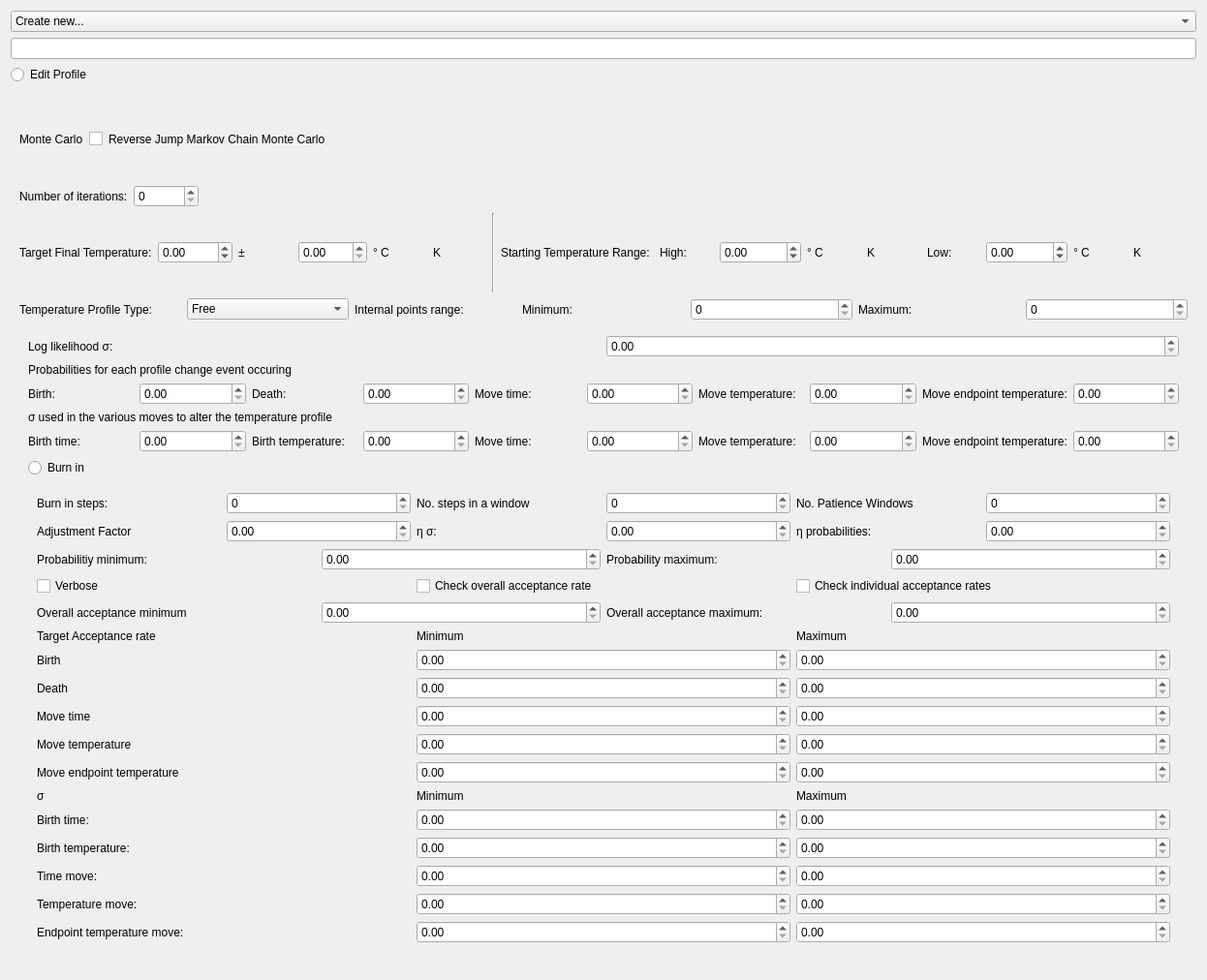
  <widget class="QWidget" name="chron_info">
   <property name="geometry">
    <rect>
     <x>0</x>
     <y>0</y>
     <width>1246</width>
     <height>1012</height>
    </rect>
   </property>
   <attribute name="label">
    <string>Chronology Profile</string>
   </attribute>
   <layout class="QVBoxLayout" name="verticalLayout_5">
    <item>
     <widget class="QComboBox" name="chronBox">
      <item>
       <property name="text">
        <string>Create new...</string>
       </property>
      </item>
     </widget>
    </item>
    <item>
     <widget class="QLineEdit" name="chronName"/>
    </item>
    <item>
     <widget class="QRadioButton" name="chronEditButton">
      <property name="text">
       <string>Edit Profile</string>
      </property>
      <property name="autoExclusive">
       <bool>false</bool>
      </property>
     </widget>
    </item>
    <item>
     <widget class="QWidget" name="chronWidget" native="true">
      <layout class="QVBoxLayout" name="verticalLayout_12">
       <item>
        <layout class="QHBoxLayout" name="horizontalLayout_7">
         <item>
          <widget class="QLabel" name="label_51">
           <property name="text">
            <string>Monte Carlo</string>
           </property>
          </widget>
         </item>
         <item>
          <widget class="QCheckBox" name="method">
           <property name="text">
            <string/>
           </property>
          </widget>
         </item>
         <item>
          <widget class="QLabel" name="label_52">
           <property name="text">
            <string>Reverse Jump Markov Chain Monte Carlo</string>
           </property>
          </widget>
         </item>
         <item>
          <spacer name="horizontalSpacer_19">
           <property name="orientation">
            <enum>Qt::Orientation::Horizontal</enum>
           </property>
           <property name="sizeHint" stdset="0">
            <size>
             <width>40</width>
             <height>20</height>
            </size>
           </property>
          </spacer>
         </item>
        </layout>
       </item>
       <item>
        <layout class="QHBoxLayout" name="horizontalLayout_25">
         <item>
          <widget class="QLabel" name="label_53">
           <property name="text">
            <string>Number of iterations:</string>
           </property>
          </widget>
         </item>
         <item>
          <widget class="QSpinBox" name="chronIterations">
           <property name="maximum">
            <number>1000000</number>
           </property>
          </widget>
         </item>
         <item>
          <spacer name="horizontalSpacer_20">
           <property name="orientation">
            <enum>Qt::Orientation::Horizontal</enum>
           </property>
           <property name="sizeHint" stdset="0">
            <size>
             <width>40</width>
             <height>20</height>
            </size>
           </property>
          </spacer>
         </item>
        </layout>
       </item>
       <item>
        <layout class="QHBoxLayout" name="horizontalLayout_20">
         <item>
          <widget class="QLabel" name="label_55">
           <property name="text">
            <string>Target Final Temperature:</string>
           </property>
          </widget>
         </item>
         <item>
          <widget class="QDoubleSpinBox" name="T_Target">
           <property name="minimum">
            <double>-274.000000000000000</double>
           </property>
           <property name="maximum">
            <double>10000.000000000000000</double>
           </property>
          </widget>
         </item>
         <item>
          <widget class="QLabel" name="label_58">
           <property name="text">
            <string>±</string>
           </property>
          </widget>
         </item>
         <item>
          <widget class="QDoubleSpinBox" name="T_tolerance">
           <property name="maximum">
            <double>1000.000000000000000</double>
           </property>
          </widget>
         </item>
         <item>
          <widget class="QLabel" name="chronDegree">
           <property name="text">
            <string>° C</string>
           </property>
          </widget>
         </item>
         <item>
          <widget class="QLabel" name="chronKelvin">
           <property name="text">
            <string>K</string>
           </property>
          </widget>
         </item>
         <item>
          <widget class="Line" name="line_19">
           <property name="orientation">
            <enum>Qt::Orientation::Vertical</enum>
           </property>
          </widget>
         </item>
         <item>
          <widget class="QLabel" name="label_56">
           <property name="text">
            <string>Starting Temperature Range: </string>
           </property>
          </widget>
         </item>
         <item>
          <widget class="QLabel" name="label_57">
           <property name="text">
            <string>High:</string>
           </property>
          </widget>
         </item>
         <item>
          <widget class="QDoubleSpinBox" name="T0_hi">
           <property name="minimum">
            <double>-274.000000000000000</double>
           </property>
           <property name="maximum">
            <double>100000.000000000000000</double>
           </property>
          </widget>
         </item>
         <item>
          <widget class="QLabel" name="chronDegree1">
           <property name="text">
            <string>° C</string>
           </property>
          </widget>
         </item>
         <item>
          <widget class="QLabel" name="chronKelvin1">
           <property name="text">
            <string>K</string>
           </property>
          </widget>
         </item>
         <item>
          <widget class="QLabel" name="label_54">
           <property name="text">
            <string>Low:</string>
           </property>
          </widget>
         </item>
         <item>
          <widget class="QDoubleSpinBox" name="T0_lo">
           <property name="minimum">
            <double>-274.000000000000000</double>
           </property>
           <property name="maximum">
            <double>10000000.000000000000000</double>
           </property>
          </widget>
         </item>
         <item>
          <widget class="QLabel" name="chronDegree2">
           <property name="text">
            <string>° C</string>
           </property>
          </widget>
         </item>
         <item>
          <widget class="QLabel" name="chronKelvin2">
           <property name="text">
            <string>K</string>
           </property>
          </widget>
         </item>
        </layout>
       </item>
       <item>
        <layout class="QHBoxLayout" name="horizontalLayout_26">
         <item>
          <widget class="QLabel" name="label_59">
           <property name="text">
            <string>Temperature Profile Type:</string>
           </property>
          </widget>
         </item>
         <item>
          <widget class="QComboBox" name="monotonic">
           <item>
            <property name="text">
             <string>Free</string>
            </property>
           </item>
           <item>
            <property name="text">
             <string>Increasing</string>
            </property>
           </item>
           <item>
            <property name="text">
             <string>Decreasing</string>
            </property>
           </item>
          </widget>
         </item>
         <item>
          <widget class="QLabel" name="label_60">
           <property name="text">
            <string>Internal points range:</string>
           </property>
          </widget>
         </item>
         <item>
          <widget class="QLabel" name="label_61">
           <property name="text">
            <string>Minimum:</string>
           </property>
          </widget>
         </item>
         <item>
          <widget class="QSpinBox" name="min_internal">
           <property name="maximum">
            <number>1000000</number>
           </property>
          </widget>
         </item>
         <item>
          <widget class="QLabel" name="label_62">
           <property name="text">
            <string>Maximum:</string>
           </property>
          </widget>
         </item>
         <item>
          <widget class="QSpinBox" name="max_internal">
           <property name="maximum">
            <number>10000000</number>
           </property>
          </widget>
         </item>
        </layout>
       </item>
       <item>
        <widget class="QWidget" name="RJMCMCwidget" native="true">
         <layout class="QVBoxLayout" name="verticalLayout_13">
          <item>
           <layout class="QHBoxLayout" name="horizontalLayout_27">
            <item>
             <widget class="QLabel" name="label_63">
              <property name="text">
               <string>Log likelihood σ: </string>
              </property>
             </widget>
            </item>
            <item>
             <widget class="QDoubleSpinBox" name="logLikeSigma"/>
            </item>
           </layout>
          </item>
          <item>
           <widget class="QLabel" name="label_69">
            <property name="text">
             <string>Probabilities for each profile change event occuring</string>
            </property>
           </widget>
          </item>
          <item>
           <layout class="QHBoxLayout" name="horizontalLayout_28">
            <item>
             <widget class="QLabel" name="label_64">
              <property name="text">
               <string>Birth:</string>
              </property>
             </widget>
            </item>
            <item>
             <widget class="QDoubleSpinBox" name="p_birth">
              <property name="maximum">
               <double>1.000000000000000</double>
              </property>
             </widget>
            </item>
            <item>
             <widget class="QLabel" name="label_65">
              <property name="text">
               <string>Death:</string>
              </property>
             </widget>
            </item>
            <item>
             <widget class="QDoubleSpinBox" name="p_death">
              <property name="maximum">
               <double>1.000000000000000</double>
              </property>
             </widget>
            </item>
            <item>
             <widget class="QLabel" name="label_66">
              <property name="text">
               <string>Move time:</string>
              </property>
             </widget>
            </item>
            <item>
             <widget class="QDoubleSpinBox" name="p_move_times">
              <property name="maximum">
               <double>1.000000000000000</double>
              </property>
             </widget>
            </item>
            <item>
             <widget class="QLabel" name="label_67">
              <property name="text">
               <string>Move temperature:</string>
              </property>
             </widget>
            </item>
            <item>
             <widget class="QDoubleSpinBox" name="p_move_temp">
              <property name="maximum">
               <double>1.000000000000000</double>
              </property>
             </widget>
            </item>
            <item>
             <widget class="QLabel" name="label_68">
              <property name="text">
               <string>Move endpoint temperature:</string>
              </property>
             </widget>
            </item>
            <item>
             <widget class="QDoubleSpinBox" name="p_move_endpoints">
              <property name="maximum">
               <double>1.000000000000000</double>
              </property>
             </widget>
            </item>
           </layout>
          </item>
          <item>
           <widget class="QLabel" name="label_70">
            <property name="text">
             <string>σ used in the various moves to alter the temperature profile</string>
            </property>
           </widget>
          </item>
          <item>
           <layout class="QHBoxLayout" name="horizontalLayout_30">
            <item>
             <widget class="QLabel" name="label_71">
              <property name="text">
               <string>Birth time:</string>
              </property>
             </widget>
            </item>
            <item>
             <widget class="QDoubleSpinBox" name="sigma_birth"/>
            </item>
            <item>
             <widget class="QLabel" name="label_72">
              <property name="text">
               <string>Birth temperature:</string>
              </property>
             </widget>
            </item>
            <item>
             <widget class="QDoubleSpinBox" name="sigma_t_birth"/>
            </item>
            <item>
             <widget class="QLabel" name="label_73">
              <property name="text">
               <string>Move time:</string>
              </property>
             </widget>
            </item>
            <item>
             <widget class="QDoubleSpinBox" name="sigma_time_frac"/>
            </item>
            <item>
             <widget class="QLabel" name="label_74">
              <property name="text">
               <string>Move temperature:</string>
              </property>
             </widget>
            </item>
            <item>
             <widget class="QDoubleSpinBox" name="sigma_temp"/>
            </item>
            <item>
             <widget class="QLabel" name="label_75">
              <property name="text">
               <string>Move endpoint temperature:</string>
              </property>
             </widget>
            </item>
            <item>
             <widget class="QDoubleSpinBox" name="sigma_endpoints"/>
            </item>
           </layout>
          </item>
          <item>
           <widget class="QRadioButton" name="burn_in">
            <property name="text">
             <string>Burn in</string>
            </property>
           </widget>
          </item>
          <item>
           <widget class="QWidget" name="BurnInWidget" native="true">
            <layout class="QVBoxLayout" name="verticalLayout_14">
             <item>
              <layout class="QVBoxLayout" name="verticalLayout">
               <item>
                <layout class="QHBoxLayout" name="horizontalLayout_31">
                 <item>
                  <widget class="QLabel" name="label_77">
                   <property name="text">
                    <string>Burn in steps:</string>
                   </property>
                  </widget>
                 </item>
                 <item>
                  <widget class="QSpinBox" name="max_steps">
                   <property name="maximum">
                    <number>1000000000</number>
                   </property>
                  </widget>
                 </item>
                 <item>
                  <widget class="QLabel" name="label_76">
                   <property name="text">
                    <string>No. steps in a window </string>
                   </property>
                  </widget>
                 </item>
                 <item>
                  <widget class="QSpinBox" name="window">
                   <property name="maximum">
                    <number>100000</number>
                   </property>
                  </widget>
                 </item>
                 <item>
                  <widget class="QLabel" name="label_78">
                   <property name="text">
                    <string>No. Patience Windows</string>
                   </property>
                  </widget>
                 </item>
                 <item>
                  <widget class="QSpinBox" name="patience_windows">
                   <property name="maximum">
                    <number>100</number>
                   </property>
                  </widget>
                 </item>
                </layout>
               </item>
               <item>
                <layout class="QHBoxLayout" name="horizontalLayout_33">
                 <item>
                  <widget class="QLabel" name="label_79">
                   <property name="text">
                    <string>Adjustment Factor</string>
                   </property>
                  </widget>
                 </item>
                 <item>
                  <widget class="QDoubleSpinBox" name="adjustment_factor"/>
                 </item>
                 <item>
                  <widget class="QLabel" name="label_80">
                   <property name="text">
                    <string>η σ:</string>
                   </property>
                  </widget>
                 </item>
                 <item>
                  <widget class="QDoubleSpinBox" name="eta_sigma"/>
                 </item>
                 <item>
                  <widget class="QLabel" name="label_81">
                   <property name="text">
                    <string>η probabilities:</string>
                   </property>
                  </widget>
                 </item>
                 <item>
                  <widget class="QDoubleSpinBox" name="eta_prob">
                   <property name="maximum">
                    <double>1.000000000000000</double>
                   </property>
                  </widget>
                 </item>
                </layout>
               </item>
               <item>
                <layout class="QHBoxLayout" name="horizontalLayout_37">
                 <item>
                  <widget class="QLabel" name="label_82">
                   <property name="text">
                    <string>Probabilitiy minimum:</string>
                   </property>
                  </widget>
                 </item>
                 <item>
                  <widget class="QDoubleSpinBox" name="movePMin"/>
                 </item>
                 <item>
                  <widget class="QLabel" name="label_83">
                   <property name="text">
                    <string>Probability maximum:</string>
                   </property>
                  </widget>
                 </item>
                 <item>
                  <widget class="QDoubleSpinBox" name="moveP_max">
                   <property name="maximum">
                    <double>1.000000000000000</double>
                   </property>
                  </widget>
                 </item>
                </layout>
               </item>
               <item>
                <layout class="QHBoxLayout" name="horizontalLayout_35">
                 <item>
                  <widget class="QCheckBox" name="verbose">
                   <property name="text">
                    <string>Verbose</string>
                   </property>
                  </widget>
                 </item>
                 <item>
                  <widget class="QCheckBox" name="overall_check">
                   <property name="text">
                    <string>Check overall acceptance rate</string>
                   </property>
                  </widget>
                 </item>
                 <item>
                  <widget class="QCheckBox" name="individual_check">
                   <property name="text">
                    <string>Check individual acceptance rates</string>
                   </property>
                  </widget>
                 </item>
                </layout>
               </item>
               <item>
                <layout class="QHBoxLayout" name="horizontalLayout_36">
                 <item>
                  <widget class="QLabel" name="label_85">
                   <property name="text">
                    <string>Overall acceptance minimum</string>
                   </property>
                  </widget>
                 </item>
                 <item>
                  <widget class="QDoubleSpinBox" name="overall_min">
                   <property name="maximum">
                    <double>1.000000000000000</double>
                   </property>
                  </widget>
                 </item>
                 <item>
                  <widget class="QLabel" name="label_84">
                   <property name="text">
                    <string>Overall acceptance maximum:</string>
                   </property>
                  </widget>
                 </item>
                 <item>
                  <widget class="QDoubleSpinBox" name="overall_max">
                   <property name="maximum">
                    <double>1.000000000000000</double>
                   </property>
                  </widget>
                 </item>
                </layout>
               </item>
              </layout>
             </item>
             <item>
              <layout class="QGridLayout" name="gridLayout_3">
               <item row="1" column="0">
                <widget class="QLabel" name="label_86">
                 <property name="text">
                  <string>Birth</string>
                 </property>
                </widget>
               </item>
               <item row="0" column="0">
                <widget class="QLabel" name="label_88">
                 <property name="text">
                  <string>Target Acceptance rate</string>
                 </property>
                </widget>
               </item>
               <item row="3" column="0">
                <widget class="QLabel" name="label_91">
                 <property name="text">
                  <string>Move time</string>
                 </property>
                </widget>
               </item>
               <item row="0" column="2">
                <widget class="QLabel" name="label_90">
                 <property name="text">
                  <string>Maximum</string>
                 </property>
                </widget>
               </item>
               <item row="2" column="0">
                <widget class="QLabel" name="label_87">
                 <property name="text">
                  <string>Death</string>
                 </property>
                </widget>
               </item>
               <item row="4" column="0">
                <widget class="QLabel" name="label_92">
                 <property name="text">
                  <string>Move temperature</string>
                 </property>
                </widget>
               </item>
               <item row="0" column="1">
                <widget class="QLabel" name="label_89">
                 <property name="text">
                  <string>Minimum</string>
                 </property>
                </widget>
               </item>
               <item row="5" column="0">
                <widget class="QLabel" name="label_93">
                 <property name="text">
                  <string>Move endpoint temperature</string>
                 </property>
                </widget>
               </item>
               <item row="1" column="1">
                <widget class="QDoubleSpinBox" name="birthMin">
                 <property name="maximum">
                  <double>1.000000000000000</double>
                 </property>
                </widget>
               </item>
               <item row="1" column="2">
                <widget class="QDoubleSpinBox" name="birthMax">
                 <property name="maximum">
                  <double>1.000000000000000</double>
                 </property>
                </widget>
               </item>
               <item row="2" column="1">
                <widget class="QDoubleSpinBox" name="deathMin">
                 <property name="maximum">
                  <double>1.000000000000000</double>
                 </property>
                </widget>
               </item>
               <item row="2" column="2">
                <widget class="QDoubleSpinBox" name="deathMax">
                 <property name="maximum">
                  <double>1.000000000000000</double>
                 </property>
                </widget>
               </item>
               <item row="3" column="2">
                <widget class="QDoubleSpinBox" name="timeMax">
                 <property name="maximum">
                  <double>1.000000000000000</double>
                 </property>
                </widget>
               </item>
               <item row="4" column="1">
                <widget class="QDoubleSpinBox" name="tempMin">
                 <property name="maximum">
                  <double>1.000000000000000</double>
                 </property>
                </widget>
               </item>
               <item row="4" column="2">
                <widget class="QDoubleSpinBox" name="tempMax">
                 <property name="maximum">
                  <double>1.000000000000000</double>
                 </property>
                </widget>
               </item>
               <item row="5" column="1">
                <widget class="QDoubleSpinBox" name="endpointMin">
                 <property name="maximum">
                  <double>1.000000000000000</double>
                 </property>
                </widget>
               </item>
               <item row="5" column="2">
                <widget class="QDoubleSpinBox" name="endpointMax">
                 <property name="maximum">
                  <double>1.000000000000000</double>
                 </property>
                </widget>
               </item>
               <item row="3" column="1">
                <widget class="QDoubleSpinBox" name="timeMin">
                 <property name="maximum">
                  <double>1.000000000000000</double>
                 </property>
                </widget>
               </item>
              </layout>
             </item>
             <item>
              <layout class="QGridLayout" name="gridLayout_4">
               <item row="0" column="1">
                <widget class="QLabel" name="label_96">
                 <property name="text">
                  <string>Minimum</string>
                 </property>
                </widget>
               </item>
               <item row="4" column="0">
                <widget class="QLabel" name="label_100">
                 <property name="text">
                  <string>Temperature move:</string>
                 </property>
                </widget>
               </item>
               <item row="0" column="0">
                <widget class="QLabel" name="label_94">
                 <property name="text">
                  <string>σ </string>
                 </property>
                </widget>
               </item>
               <item row="2" column="0">
                <widget class="QLabel" name="label_98">
                 <property name="text">
                  <string>Birth temperature:</string>
                 </property>
                </widget>
               </item>
               <item row="3" column="0">
                <widget class="QLabel" name="label_99">
                 <property name="text">
                  <string>Time move:</string>
                 </property>
                </widget>
               </item>
               <item row="1" column="0">
                <widget class="QLabel" name="label_95">
                 <property name="text">
                  <string>Birth time:</string>
                 </property>
                </widget>
               </item>
               <item row="0" column="2">
                <widget class="QLabel" name="label_97">
                 <property name="text">
                  <string>Maximum</string>
                 </property>
                </widget>
               </item>
               <item row="5" column="0">
                <widget class="QLabel" name="label_101">
                 <property name="text">
                  <string>Endpoint temperature move:</string>
                 </property>
                </widget>
               </item>
               <item row="1" column="1">
                <widget class="QDoubleSpinBox" name="sigmabirthtimeMin">
                 <property name="maximum">
                  <double>10000.000000000000000</double>
                 </property>
                </widget>
               </item>
               <item row="2" column="1">
                <widget class="QDoubleSpinBox" name="sigmabirthtempMin">
                 <property name="maximum">
                  <double>1000000.000000000000000</double>
                 </property>
                </widget>
               </item>
               <item row="3" column="1">
                <widget class="QDoubleSpinBox" name="sigmatimeMin">
                 <property name="maximum">
                  <double>10000000.000000000000000</double>
                 </property>
                </widget>
               </item>
               <item row="4" column="1">
                <widget class="QDoubleSpinBox" name="sigmaTempMin">
                 <property name="maximum">
                  <double>10000000.000000000000000</double>
                 </property>
                </widget>
               </item>
               <item row="5" column="1">
                <widget class="QDoubleSpinBox" name="sigmaEndpointMin">
                 <property name="maximum">
                  <double>1000000.000000000000000</double>
                 </property>
                </widget>
               </item>
               <item row="1" column="2">
                <widget class="QDoubleSpinBox" name="sigmabirthtimeMax">
                 <property name="maximum">
                  <double>1000000.000000000000000</double>
                 </property>
                </widget>
               </item>
               <item row="2" column="2">
                <widget class="QDoubleSpinBox" name="sigmabirthtempMax">
                 <property name="maximum">
                  <double>1000000.000000000000000</double>
                 </property>
                </widget>
               </item>
               <item row="3" column="2">
                <widget class="QDoubleSpinBox" name="sigmatimeMax">
                 <property name="maximum">
                  <double>1000000.000000000000000</double>
                 </property>
                </widget>
               </item>
               <item row="4" column="2">
                <widget class="QDoubleSpinBox" name="sigmatempMax">
                 <property name="maximum">
                  <double>100000000.000000000000000</double>
                 </property>
                </widget>
               </item>
               <item row="5" column="2">
                <widget class="QDoubleSpinBox" name="sigmaEndpointMax">
                 <property name="maximum">
                  <double>10000000.000000000000000</double>
                 </property>
                </widget>
               </item>
              </layout>
             </item>
            </layout>
           </widget>
          </item>
         </layout>
        </widget>
       </item>
      </layout>
     </widget>
    </item>
   </layout>
  </widget>
